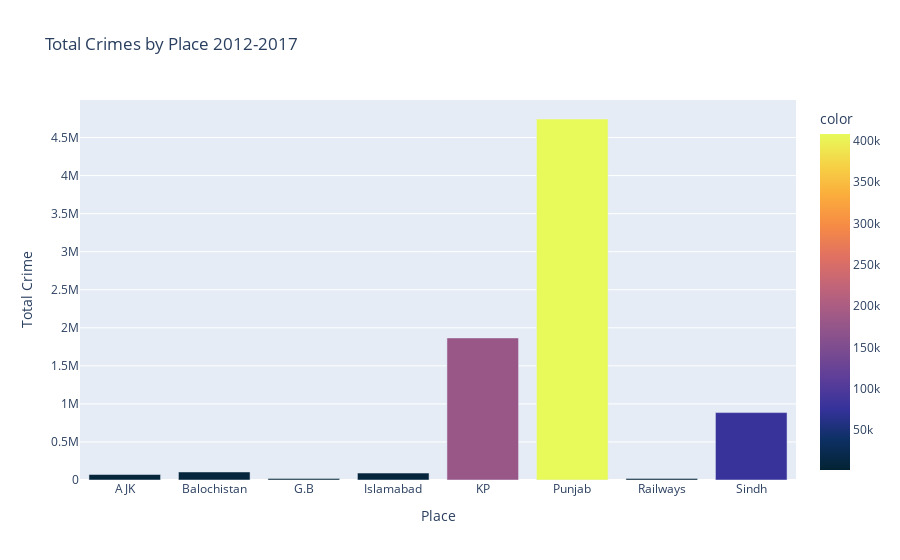

The cell this chart's notebook holds for it:
### Code cell
px.bar( 
    crime_by_place, 
    title='Total Crimes by Place 2012-2017', 
    labels={'_value':'Total Crime'}, 
    color= max, 
    color_continuous_scale='Thermal'
)

### Figure 1 — Plotly figure (JSON) as saved in the notebook; plotly's stock layout.template omitted (floating-point values rounded to 4 significant figures)
{"data": [{"alignmentgroup": "True", "hovertemplate": "Place=%{x}<br>Total Crime=%{y}<br>color=%{marker.color}<extra></extra>", "legendgroup": "", "marker": {"color": [7085, 9492, 1736, 8396, 180830, 408148, 2115, 78688], "coloraxis": "coloraxis", "pattern": {"shape": ""}}, "name": "", "offsetgroup": "", "orientation": "v", "showlegend": false, "textposition": "auto", "type": "bar", "x": ["AJK", "Balochistan", "G.B", "Islamabad", "KP", "Punjab", "Railways", "Sindh"], "xaxis": "x", "y": [71994, 105490, 18508, 91064, 1866830, 4743354, 20870, 885802], "yaxis": "y"}], "layout": {"barmode": "relative", "coloraxis": {"colorbar": {"title": {"text": "color"}}, "colorscale": [[0, "rgb(3, 35, 51)"], [0.09091, "rgb(13, 48, 100)"], [0.1818, "rgb(53, 50, 155)"], [0.2727, "rgb(93, 62, 153)"], [0.3636, "rgb(126, 77, 143)"], [0.4545, "rgb(158, 89, 135)"], [0.5455, "rgb(193, 100, 121)"], [0.6364, "rgb(225, 113, 97)"], [0.7273, "rgb(246, 139, 69)"], [0.8182, "rgb(251, 173, 60)"], [0.9091, "rgb(246, 211, 70)"], [1, "rgb(231, 250, 90)"]]}, "legend": {"tracegroupgap": 0}, "title": {"text": "Total Crimes by Place 2012-2017"}, "xaxis": {"anchor": "y", "domain": [0, 1], "title": {"text": "Place"}}, "yaxis": {"anchor": "x", "domain": [0, 1], "title": {"text": "Total Crime"}}}}
